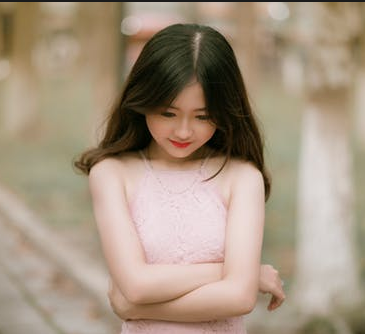
//> input picture project_code/images/test.png, 365 x 334 px
$ ./VC_FANFUHAN_OPENCV015   (built with g++ and OpenCV 4)
//> lines starting //> are read from the running program, lines starting //| are printed output that depends on the picture
// VC_FANFUHAN_OPENCV015.cpp : 定義主控台應用程式的進入點。
//
/*
// Debug | x32
通用屬性
| C/C++
|	| 一般
|		| 其他 Include 目錄 -> C:\opencv\build\include
|
| 連結器
| 	|一一般
|		|  其他程式庫目錄 -> C:\opencv\build\x64\vc15\lib
|
| 	|一輸入
|		| 其他相依性 -> opencv_world411d.lib;%(AdditionalDependencies)

// Releas | x64
組態屬性
| C/C++
|	| 一般
|		| 其他 Include 目錄 -> C:\opencv\build\include
|
| 連結器
| 	|一般
|		| 其他程式庫目錄 -> C:\opencv\build\x64\vc15\lib
|
| 	|一輸入
|		| 其他相依性 -> opencv_world411.lib;%(AdditionalDependencies)

*/
#include "stdafx.h"
#include <iostream>
#include <opencv2/opencv.hpp>
#include <opencv2/core/core.hpp>
#include <opencv2/highgui/highgui.hpp>

using namespace std;
using namespace cv;

void pause()
{
	printf("Press Enter key to continue...");
	fgetc(stdin);
}
int main()
{
/*
OpenCV 畫線
	void line(Mat& img, Point pt1, Point pt2, const Scalar& color, int thickness=1, int lineType=8, int shift=0)
	img：輸入圖，線會畫在上面。
	pt1：線的起點。
	pt2：線的終點。
	color：線的顏色。
	thickness：線的厚度。
	lineType：通道型態，可輸入8、4、CV_AA： 8->8通道連結。 4->4通道連結。 CV_AA->消除鋸齒(antialiased line)，消除顯示器畫面線邊緣的凹凸鋸齒。


OpenCV 畫矩形
	void rectangle(Mat& img, Point pt1, Point pt2, const Scalar& color, int thickness=1, int lineType=8, int shift=0)
	img：輸入圖，矩形會畫在上面。
	pt1：矩形頂點。
	pt2：矩形頂點，pt1的對角邊
	color：矩形的顏色。
	thickness：矩形的邊線寬度，輸入負值或CV_FILLED代表填滿矩形。
	lineType：通道型態，可輸入8、4、CV_AA： 8->8通道連結。 4->4通道連結。 CV_AA->消除鋸齒(antialiased line)，消除顯示器畫面線邊緣的凹凸鋸齒。


OpenCV 畫圓
void circle(Mat& img, Point center, int radius, const Scalar& color, int thickness=1, int lineType=8, int shift=0)
	img：輸入圖，圓會畫在上面。
	center：圓心。
	radius：圓半徑。
	color：圓形的顏色。
	thickness：圓形的邊線寬度，輸入負值或CV_FILLED代表填滿圓形。
	lineType：通道型態，可輸入8、4、CV_AA： 8->8通道連結。 4->4通道連結。 CV_AA->消除鋸齒(antialiased line)，消除顯示器畫面線邊緣的凹凸鋸齒。


OpenCV 畫橢圓
void ellipse(Mat& img, Point center, Size axes, double angle, double startAngle, double endAngle, const Scalar& color, int thickness=1, int lineType=8, int shift=0)
	img：輸入圖，橢圓會畫在上面。
	center：圓心。
	axes：橢圓軸的尺寸。
	angle：旋轉角度，單位角度。
	startAngle：橢圓弧度起始角度，單位角度。
	endAngle：橢圓弧度結束角度，單位角度。
	color：橢圓的顏色。
	thickness：橢圓的邊線寬度，輸入負值或CV_FILLED代表填滿橢圓形 。
	lineType：通道型態，可輸入8、4、CV_AA： 8->8通道連結。 4->4通道連結。 CV_AA->消除鋸齒(antialiased line)，消除顯示器畫面線邊緣的凹凸鋸齒。


OpenCV 畫多角形
void polylines(Mat& img, const Point** pts, const int* npts, int ncontours, bool isClosed, const Scalar& color, int thickness=1, intlineType=8, int shift=0)
	img：輸入圖，多角形會畫在上面。
	pts：包含多角形各個曲線點的陣列。
	npts：包含多角形各曲線頂點數目的陣列。
	ncontours：曲線數。
	isClosed：是否為封閉的多角形。
	color：多角形的顏色。
	thickness：多角形的邊線寬度，輸入負值或CV_FILLED代表填滿多角形。
	lineType：通道型態，可輸入8、4、CV_AA： 8->8通道連結。 4->4通道連結。 CV_AA->消除鋸齒(antialiased line)，消除顯示器畫面線邊緣的凹凸鋸齒。


OpenCV 畫文字字串
void putText(Mat& img, const string& text, Point org, int fontFace, double fontScale, Scalar color, int thickness=1, int lineType=8, bool bottomLeftOrigin=false)
	img：輸入圖，字串會畫在上面。
	text：輸出字串，OpenCV目前沒有支援中文文字顯現。
	org：文字左下角位置。
	fontFace：字體樣式。
	fontScale：字體大小。
	color：字串顏色。
	thickness：構成字串的線寬度。
	lineType：通道型態，有以下三種可選： 8：8通道連結。 4：4通道連結。 CV_AA：消除鋸齒(antialiased line)，消除顯示器畫面橢圓邊緣的凹凸鋸齒。

*/
	Mat src_bgr = imread("../../images/test.png");
//> src_bgr is the input picture: 334 rows x 365 cols, CV_8UC3; mean B, G, R 128.5, 147.9, 165.4

	if (src_bgr.empty())
	{
		cout << "could not load image.." << endl;
		pause();
		return -1;
	}
	else
	{
		imshow("input_bgr", src_bgr);

		Mat image = Mat::zeros(Size(512, 512), CV_8UC3);//建立彩色黑底畫布
		Rect rect(100, 100, 200, 200);//建立一個矩形
		// 绘制
		rectangle(image, rect, Scalar(255, 0, 0), 2, LINE_8, 0);//繪製未填滿顏色的藍色邊框矩形
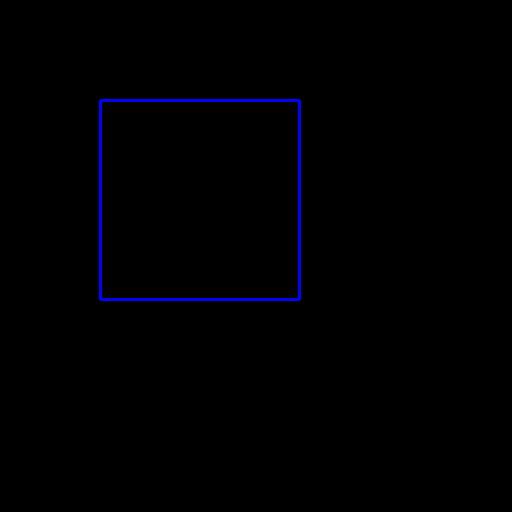
//> image: 512 rows x 512 cols, CV_8UC3; mean B, G, R 2.3, 0, 0
		circle(image, Point(256, 256), 50, Scalar(0, 255, 0), 2, LINE_8, 0);//繪製未填滿顏色的綠色邊框圓形
		ellipse(image, Point(256, 256), Size(150, 50), 360, 0, 360, Scalar(0, 0, 255), 2, LINE_8, 0);//繪製未填滿顏色的紅色色邊框橢圓形
		imshow("image_draw", image);
		// 填充  thickness=-1 or FILLED
		rectangle(image, rect, Scalar(255, 0, 0), FILLED, LINE_8, 0);
		ellipse(image, Point(256, 256), Size(150, 50), 360, 0, 360, Scalar(0, 0, 255), FILLED, LINE_8, 0);
		circle(image, Point(256, 256), 50, Scalar(0, 255, 0), -1, LINE_8, 0);
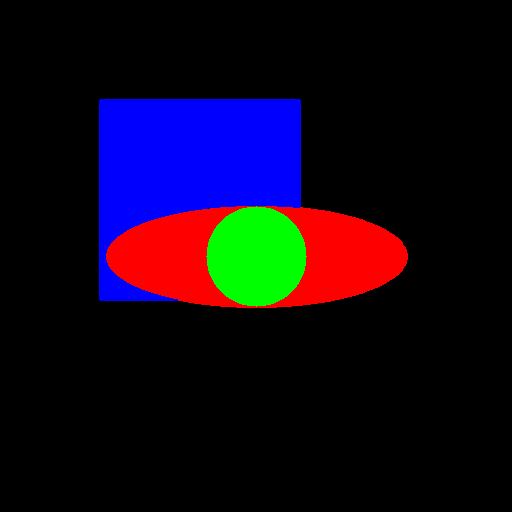
//> image: 512 rows x 512 cols, CV_8UC3; mean B, G, R 24.3, 7.6, 15.9
		imshow("image_fill", image);

		// 随机数/亂數
		RNG rng(0xFFFFFF);
		image.setTo(Scalar(0, 0, 0));
		Mat image_copy = image.clone();
		for (int i = 0; i < 100000; ++i) {
			int x1 = rng.uniform(0, 512);
			int y1 = rng.uniform(0, 512);
			int x2 = rng.uniform(0, 512);
			int y2 = rng.uniform(0, 512);

			int b = rng.uniform(0, 256);
			int g = rng.uniform(0, 256);
			int r = rng.uniform(0, 256);

			rect.x = x1;
			rect.y = y1;
			rect.width = x2 - x1;
			rect.height = y2 - y1;
			// LINE_AA 反锯齿
			line(image, Point(x1, y1), Point(x2, y2), Scalar(b, g, r), 1, LINE_AA, 0);//畫彩色線段
			rectangle(image_copy, rect, Scalar(b, g, r), 1, LINE_AA, 0);
			imshow("image_line", image);
			imshow("image_rect", image_copy);
			char c = waitKey(20);
			if (c == 27)// ESC
			{
				break;
			}
		}

		//-----------------------------------------

		Mat img(488, 400, CV_8UC3, Scalar(255, 255, 255));//建立彩色白底畫布

		line(img, Point(20, 40), Point(120, 140), Scalar(255, 9, 9), 3);
		rectangle(img, Point(150, 40), Point(250, 140), Scalar(0, 0, 255), -1);
		circle(img, Point(330, 90), 50, Scalar(9, 255, 9), -1);
		ellipse(img, Point(80, 280), Size(60, 48), 45, 9, 360, Scalar(255, 255, 9), 2);

		Point points[1][5];
		points[0][0] = Point(150, 279);
		points[0][1] = Point(190, 229);
		points[0][2] = Point(260, 255);
		points[0][3] = Point(224, 296);
		points[0][4] = Point(178, 316);
		const Point* ppt[1] = { points[0] };
		int npt[] = { 5 };
		polylines(img, ppt, npt, 1, 1, Scalar(0, 255, 255), 5);
		putText(img, string("OpenCv"), Point(280, 280), 0, 1, Scalar(0, 0, 0), 3);
		imshow("window", img);
		waitKey(0);
	}

	return 0;
}
